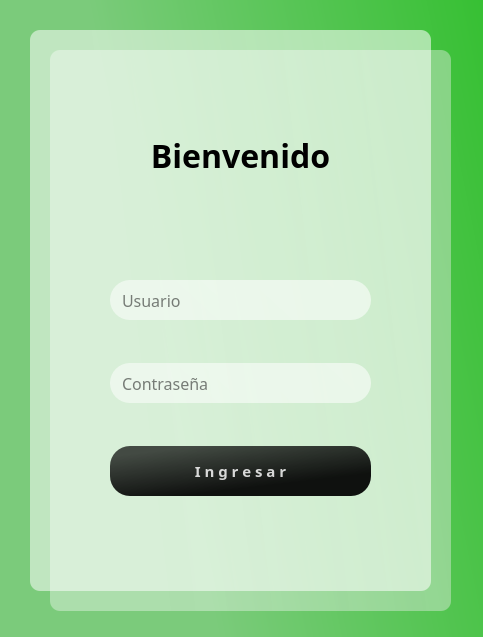
<?xml version="1.0" encoding="UTF-8"?>
<ui version="4.0">
 <class>Dialog</class>
 <widget class="QDialog" name="Dialog">
  <property name="geometry">
   <rect>
    <x>0</x>
    <y>0</y>
    <width>483</width>
    <height>637</height>
   </rect>
  </property>
  <property name="windowTitle">
   <string>Dialog</string>
  </property>
  <widget class="QLabel" name="label_3">
   <property name="geometry">
    <rect>
     <x>50</x>
     <y>50</y>
     <width>401</width>
     <height>561</height>
    </rect>
   </property>
   <property name="styleSheet">
    <string notr="true">background-color: qlineargradient(spread:pad, x1:1, y1:0.363, x2:0, y2:0.528864, stop:0.0696517 rgba(238, 238, 238, 105), stop:0.81592 rgba(255, 255, 255, 94));
border-radius: 10px;</string>
   </property>
   <property name="text">
    <string/>
   </property>
  </widget>
  <widget class="QLabel" name="label_2">
   <property name="geometry">
    <rect>
     <x>30</x>
     <y>30</y>
     <width>401</width>
     <height>561</height>
    </rect>
   </property>
   <property name="styleSheet">
    <string notr="true">background-color: qlineargradient(spread:pad, x1:1, y1:0.363, x2:0, y2:0.528864, stop:0.0696517 rgba(255, 255, 255, 142), stop:0.810945 rgba(255, 255, 255, 134));
border-radius: 10px;</string>
   </property>
   <property name="text">
    <string/>
   </property>
  </widget>
  <widget class="QLabel" name="label">
   <property name="geometry">
    <rect>
     <x>-10</x>
     <y>-10</y>
     <width>891</width>
     <height>721</height>
    </rect>
   </property>
   <property name="styleSheet">
    <string notr="true">background-color: qlineargradient(spread:pad, x1:1, y1:0.363, x2:0, y2:0.528864, stop:0.0696517 rgba(6, 184, 0, 255), stop:0.810945 rgba(123, 203, 123, 255));</string>
   </property>
   <property name="text">
    <string/>
   </property>
  </widget>
  <widget class="QWidget" name="layoutWidget">
   <property name="geometry">
    <rect>
     <x>100</x>
     <y>90</y>
     <width>281</width>
     <height>451</height>
    </rect>
   </property>
   <layout class="QVBoxLayout" name="verticalLayout">
    <property name="spacing">
     <number>10</number>
    </property>
    <property name="sizeConstraint">
     <enum>QLayout::SetDefaultConstraint</enum>
    </property>
    <property name="leftMargin">
     <number>10</number>
    </property>
    <property name="topMargin">
     <number>10</number>
    </property>
    <property name="rightMargin">
     <number>10</number>
    </property>
    <property name="bottomMargin">
     <number>10</number>
    </property>
    <item>
     <widget class="QLabel" name="label_4">
      <property name="sizePolicy">
       <sizepolicy hsizetype="Preferred" vsizetype="Fixed">
        <horstretch>0</horstretch>
        <verstretch>0</verstretch>
       </sizepolicy>
      </property>
      <property name="font">
       <font>
        <family>Candara</family>
        <pointsize>24</pointsize>
        <weight>75</weight>
        <bold>true</bold>
       </font>
      </property>
      <property name="text">
       <string>Bienvenido</string>
      </property>
      <property name="alignment">
       <set>Qt::AlignCenter</set>
      </property>
     </widget>
    </item>
    <item>
     <widget class="QLabel" name="lblMessage">
      <property name="sizePolicy">
       <sizepolicy hsizetype="Preferred" vsizetype="Fixed">
        <horstretch>0</horstretch>
        <verstretch>0</verstretch>
       </sizepolicy>
      </property>
      <property name="font">
       <font>
        <family>Candara</family>
        <pointsize>9</pointsize>
       </font>
      </property>
      <property name="text">
       <string/>
      </property>
      <property name="alignment">
       <set>Qt::AlignCenter</set>
      </property>
     </widget>
    </item>
    <item>
     <widget class="QLineEdit" name="txtUser">
      <property name="maximumSize">
       <size>
        <width>500</width>
        <height>40</height>
       </size>
      </property>
      <property name="font">
       <font>
        <family>Candara</family>
        <pointsize>12</pointsize>
        <weight>50</weight>
        <italic>false</italic>
        <bold>false</bold>
        <underline>false</underline>
        <strikeout>false</strikeout>
        <stylestrategy>PreferDefault</stylestrategy>
        <kerning>true</kerning>
       </font>
      </property>
      <property name="cursor">
       <cursorShape>IBeamCursor</cursorShape>
      </property>
      <property name="toolTipDuration">
       <number>-1</number>
      </property>
      <property name="styleSheet">
       <string notr="true">background-color: qlineargradient(spread:pad, x1:1, y1:0.363, x2:0, y2:0.528864, stop:0.0696517 rgba(255, 255, 255, 142), stop:0.810945 rgba(255, 255, 255, 134));
border-radius: 20px;
color: rgb(0, 0, 0);
padding-left: 10px;</string>
      </property>
      <property name="text">
       <string/>
      </property>
      <property name="frame">
       <bool>true</bool>
      </property>
      <property name="cursorPosition">
       <number>0</number>
      </property>
      <property name="placeholderText">
       <string>Usuario</string>
      </property>
      <property name="clearButtonEnabled">
       <bool>true</bool>
      </property>
     </widget>
    </item>
    <item>
     <widget class="QLineEdit" name="txtPass">
      <property name="enabled">
       <bool>true</bool>
      </property>
      <property name="sizePolicy">
       <sizepolicy hsizetype="Expanding" vsizetype="Fixed">
        <horstretch>0</horstretch>
        <verstretch>0</verstretch>
       </sizepolicy>
      </property>
      <property name="maximumSize">
       <size>
        <width>500</width>
        <height>40</height>
       </size>
      </property>
      <property name="sizeIncrement">
       <size>
        <width>0</width>
        <height>0</height>
       </size>
      </property>
      <property name="baseSize">
       <size>
        <width>0</width>
        <height>50</height>
       </size>
      </property>
      <property name="font">
       <font>
        <family>Candara</family>
        <pointsize>12</pointsize>
        <weight>50</weight>
        <italic>false</italic>
        <bold>false</bold>
        <underline>false</underline>
        <strikeout>false</strikeout>
        <stylestrategy>PreferDefault</stylestrategy>
        <kerning>true</kerning>
       </font>
      </property>
      <property name="cursor">
       <cursorShape>IBeamCursor</cursorShape>
      </property>
      <property name="styleSheet">
       <string notr="true">background-color: qlineargradient(spread:pad, x1:1, y1:0.363, x2:0, y2:0.528864, stop:0.0696517 rgba(255, 255, 255, 142), stop:0.810945 rgba(255, 255, 255, 134));
border-radius: 20px;
color: rgb(0, 0, 0);
padding-left: 10px;</string>
      </property>
      <property name="echoMode">
       <enum>QLineEdit::Password</enum>
      </property>
      <property name="placeholderText">
       <string>Contraseña</string>
      </property>
      <property name="cursorMoveStyle">
       <enum>Qt::LogicalMoveStyle</enum>
      </property>
      <property name="clearButtonEnabled">
       <bool>true</bool>
      </property>
     </widget>
    </item>
    <item>
     <widget class="QPushButton" name="btnIniciar">
      <property name="sizePolicy">
       <sizepolicy hsizetype="Preferred" vsizetype="Fixed">
        <horstretch>0</horstretch>
        <verstretch>0</verstretch>
       </sizepolicy>
      </property>
      <property name="maximumSize">
       <size>
        <width>500</width>
        <height>50</height>
       </size>
      </property>
      <property name="baseSize">
       <size>
        <width>0</width>
        <height>0</height>
       </size>
      </property>
      <property name="font">
       <font>
        <family>Candara</family>
        <pointsize>11</pointsize>
        <weight>75</weight>
        <bold>true</bold>
       </font>
      </property>
      <property name="autoFillBackground">
       <bool>false</bool>
      </property>
      <property name="styleSheet">
       <string notr="true">QPushButton#btnIniciar{
	background-color: qlineargradient(spread:pad, x1:0.015, y1:0.00568182, x2:0.626, y2:1, stop:0.144279 rgba(0, 0, 0, 176), stop:0.835821 rgba(0, 0, 0, 237));
	
	color: rgba(255, 255, 255, 210);
	border-radius: 20px;
}

QPushButton#btnIniciar:hover{
	background-color: qlineargradient(spread:pad, x1:1, y1:0.363, x2:0, y2:0.528864, stop:0.0696517 rgba(8, 220, 0, 255), stop:0.810945 rgba(136, 224, 136, 255));
}

QPushButton#btnIniciar:pressed{
	padding-left: 5px;
	padding-top: 5px;
	background-color: rgba(105, 118, 132, 200);
}</string>
      </property>
      <property name="text">
       <string>I n g r e s a r</string>
      </property>
     </widget>
    </item>
   </layout>
  </widget>
  <zorder>label</zorder>
  <zorder>label_3</zorder>
  <zorder>label_2</zorder>
  <zorder>layoutWidget</zorder>
 </widget>
 <resources/>
 <connections/>
</ui>
